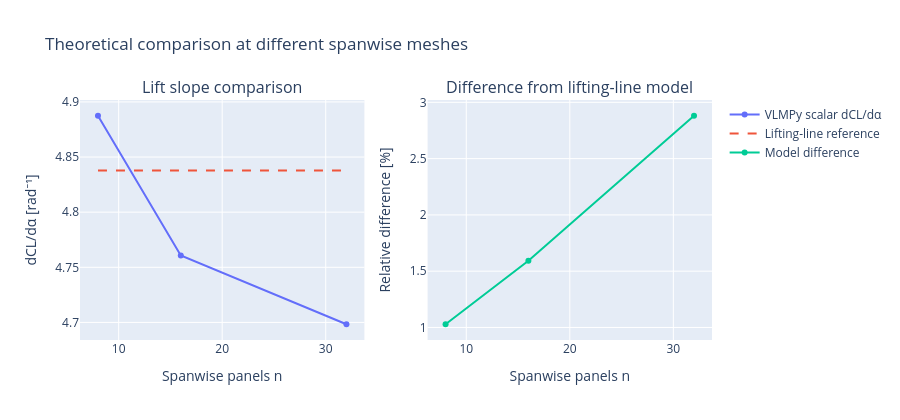

Notebook cell for this chart:
### Code cell
spanwise_counts = [row['n'] for row in mesh_study]
mesh_cl_slopes = []
for span_panels in spanwise_counts:
    plus = perturbed_case('alpha', 0.1, n=span_panels, m=4)
    minus = perturbed_case('alpha', -0.1, n=span_panels, m=4)
    mesh_cl_slopes.append((plus.CL - minus.CL) / (2 * np.deg2rad(0.1)))
assert np.isclose(mesh_cl_slopes[1], scalar_cl_slope, rtol=1e-10, atol=1e-10)
model_discrepancy_percent = 100 * np.abs(np.asarray(mesh_cl_slopes) - theory_slope_60) / abs(theory_slope_60)
fig_validation = make_subplots(rows=1, cols=2, subplot_titles=('Lift slope comparison', 'Difference from lifting-line model'))
fig_validation.add_trace(go.Scatter(x=spanwise_counts, y=mesh_cl_slopes, mode='lines+markers', name='VLMPy scalar dCL/dα'), row=1, col=1)
fig_validation.add_trace(go.Scatter(x=spanwise_counts, y=[theory_slope_60] * len(spanwise_counts), mode='lines', name='Lifting-line reference', line={'dash': 'dash'}), row=1, col=1)
fig_validation.add_trace(go.Scatter(x=spanwise_counts, y=model_discrepancy_percent, mode='lines+markers', name='Model difference'), row=1, col=2)
fig_validation.update_xaxes(title_text='Spanwise panels n')
fig_validation.update_yaxes(title_text='dCL/dα [rad⁻¹]', row=1, col=1)
fig_validation.update_yaxes(title_text='Relative difference [%]', row=1, col=2)
fig_validation.update_layout(title='Theoretical comparison at different spanwise meshes', height=420)
fig_validation.show()

### Figure 1 — Plotly figure (JSON) as saved in the notebook; plotly's stock layout.template omitted (floating-point values rounded to 4 significant figures)
{"data": [{"mode": "lines+markers", "name": "VLMPy scalar dCL/dα", "type": "scatter", "x": [8, 16, 32], "xaxis": "x", "y": [4.887, 4.761, 4.698], "yaxis": "y"}, {"line": {"dash": "dash"}, "mode": "lines", "name": "Lifting-line reference", "type": "scatter", "x": [8, 16, 32], "xaxis": "x", "y": [4.838, 4.838, 4.838], "yaxis": "y"}, {"mode": "lines+markers", "name": "Model difference", "type": "scatter", "x": [8, 16, 32], "xaxis": "x2", "y": [1.029, 1.592, 2.881], "yaxis": "y2"}], "layout": {"annotations": [{"font": {"size": 16}, "showarrow": false, "text": "Lift slope comparison", "x": 0.225, "xanchor": "center", "xref": "paper", "y": 1, "yanchor": "bottom", "yref": "paper"}, {"font": {"size": 16}, "showarrow": false, "text": "Difference from lifting-line model", "x": 0.775, "xanchor": "center", "xref": "paper", "y": 1, "yanchor": "bottom", "yref": "paper"}], "height": 420, "title": {"text": "Theoretical comparison at different spanwise meshes"}, "xaxis": {"anchor": "y", "domain": [0, 0.45], "title": {"text": "Spanwise panels n"}}, "xaxis2": {"anchor": "y2", "domain": [0.55, 1], "title": {"text": "Spanwise panels n"}}, "yaxis": {"anchor": "x", "domain": [0, 1], "title": {"text": "dCL/dα [rad⁻¹]"}}, "yaxis2": {"anchor": "x2", "domain": [0, 1], "title": {"text": "Relative difference [%]"}}}}
